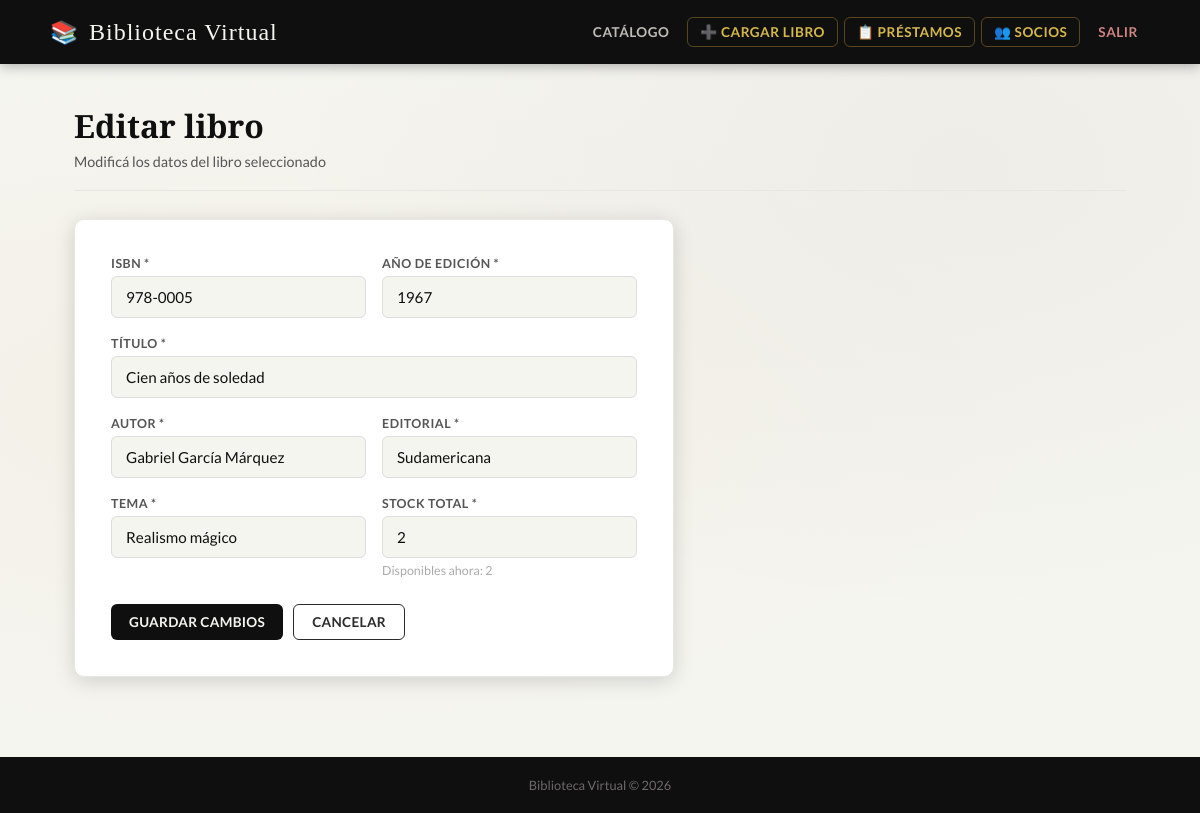
The page /admin/editar_libro.php?id=5 (signed in) on the database its author committed.
### tables this page shows
CREATE TABLE libros (
    id         INT AUTO_INCREMENT PRIMARY KEY,
    isbn       VARCHAR(20)  NOT NULL UNIQUE,
    titulo     VARCHAR(200) NOT NULL,
    autor      VARCHAR(150) NOT NULL,
    tema       VARCHAR(100) NOT NULL,
    editorial  VARCHAR(150) NOT NULL,
    anio       YEAR         NOT NULL,
    stock_total INT         NOT NULL DEFAULT 1,
    stock_disp  INT         NOT NULL DEFAULT 1
);

### admin/editar_libro.php (the view, shortened to what this page needs)
<?php
$pdo   = conectar();
$id    = (int)($_GET['id'] ?? 0);
$stmt = $pdo->prepare('SELECT * FROM libros WHERE id = :id');
$stmt->execute([':id' => $id]);
$libro = $stmt->fetch();
?>
<!DOCTYPE html>
<html lang="es">
<head>
    <link rel="stylesheet" href="../style.css">
</head>
<body>
<header class="site-header">
    <div class="header-inner">
        <div class="logo"><a href="../index.php" style="color:inherit;display:flex;align-items:center;gap:10px"><span>📚</span> Biblioteca Virtual</a></div>
        <nav class="site-nav">
            <a href="../catalogo.php">Catálogo</a>
            <a href="cargar_libro.php" class="nav-admin">➕ Cargar libro</a>
            <a href="prestamos.php"    class="nav-admin">📋 Préstamos</a>
            <a href="socios.php"       class="nav-admin">👥 Socios</a>
            <a href="../logout.php" class="nav-salir">Salir</a>
        </nav>
    </div>
</header>
<main>
<h1 class="page-titulo">Editar libro</h1>
<p class="page-subtitulo">Modificá los datos del libro seleccionado</p>
<div class="form-box">
    <form method="post">
        <div class="form-grid-2">
            <div class="form-grupo">
                <label>ISBN *</label>
                <input type="text" name="isbn" required value="<?= htmlspecialchars($libro['isbn']) ?>">
            </div>
            <div class="form-grupo">
                <label>Año de edición *</label>
                <input type="number" name="anio" required min="1000" max="<?= date('Y') ?>" value="<?= $libro['anio'] ?>">
            </div>
        </div>
        <div class="form-grupo">
            <label>Título *</label>
            <input type="text" name="titulo" required value="<?= htmlspecialchars($libro['titulo']) ?>">
        </div>
        <div class="form-grid-2">
            <div class="form-grupo">
                <label>Autor *</label>
                <input type="text" name="autor" required value="<?= htmlspecialchars($libro['autor']) ?>">
            </div>
            <div class="form-grupo">
                <label>Editorial *</label>
                <input type="text" name="editorial" required value="<?= htmlspecialchars($libro['editorial']) ?>">
            </div>
        </div>
        <div class="form-grid-2">
            <div class="form-grupo">
                <label>Tema *</label>
                <input type="text" name="tema" required value="<?= htmlspecialchars($libro['tema']) ?>">
            </div>
            <div class="form-grupo">
                <label>Stock total *</label>
                <input type="number" name="stock" required min="1" value="<?= $libro['stock_total'] ?>">
                <small>Disponibles ahora: <?= $libro['stock_disp'] ?></small>
            </div>
        </div>
        <div style="display:flex;gap:10px;margin-top:8px">
            <button type="submit" class="btn btn-primario">Guardar cambios</button>
            <a href="../catalogo.php" class="btn btn-outline">Cancelar</a>
        </div>
    </form>
</div>
</main>
<footer class="site-footer">
    <p>Biblioteca Virtual &copy; <?= date('Y') ?></p>
</footer>
</body>
</html>

### style.css (style rules this page uses)
:root { --marron : #0f0f0f; --marron-medio: #2a2a2a; --dorado : #b8972a; --dorado-claro: #d4b84a; --crema : #f5f5f0; --crema-oscura: #e8e8e2; --blanco : #ffffff; --gris-texto : #555; --rojo : #c0392b; --verde : #27714a; --sombra : 0 4px 20px rgba(0,0,0,.15); --sombra-hover: 0 8px 30px rgba(0,0,0,.25); --radio : 6px; }
*, *::before, *::after { margin:0; padding:0; box-sizing:border-box; }
html { scroll-behavior: smooth; }
body { font-family : 'Lato', sans-serif; background : var(--crema); color : var(--marron); min-height : 100vh; display : flex; flex-direction: column; background-image: radial-gradient(ellipse at 20% 50%, rgba(201,150,58,.06) 0%, transparent 60%), radial-gradient(ellipse at 80% 20%, rgba(59,42,26,.04) 0%, transparent 50%); }
a { color: var(--marron-medio); text-decoration: none; }
.site-header { background : var(--marron); padding : 0 40px; box-shadow : 0 2px 12px rgba(0,0,0,.3); position : sticky; top : 0; z-index : 100; }
.header-inner { max-width : 1100px; margin : 0 auto; display : flex; align-items : center; justify-content: space-between; height : 64px; gap : 20px; }
.logo { font-family : 'Playfair Display', serif; font-size : 1.5rem; color : var(--crema); letter-spacing: 1px; display : flex; align-items : center; gap : 10px; flex-shrink : 0; }
.logo span { font-size: 1.4rem; }
.site-nav { display : flex; align-items: center; gap : 6px; flex-wrap : wrap; }
.site-nav a { color : rgba(250,246,239,.75); font-size : .85rem; font-weight : 700; letter-spacing: .5px; text-transform: uppercase; padding : 6px 12px; border-radius: var(--radio); transition : all .2s; }
.site-nav .nav-admin { border : 1px solid rgba(201,150,58,.4); color : var(--dorado-claro) !important; }
.site-nav .nav-salir { color: rgba(255,160,160,.8) !important; }
main { max-width: 1100px; margin : 0 auto; padding : 40px 24px 80px; width : 100%; flex : 1; }
.btn { display : inline-block; padding : 9px 18px; border-radius: var(--radio); font-family : 'Lato', sans-serif; font-size : .85rem; font-weight : 700; cursor : pointer; border : none; transition : all .2s; text-align : center; white-space : nowrap; letter-spacing: .3px; text-transform: uppercase; }
.btn-primario { background: var(--marron); color: var(--crema); }
.btn-outline { background: transparent; border: 1.5px solid var(--marron-medio); color: var(--marron-medio); }
.form-box { background : var(--blanco); border : 1px solid var(--crema-oscura); border-radius: 10px; padding : 36px; box-shadow : var(--sombra); max-width : 600px; }
.form-grupo { display : flex; flex-direction: column; gap : 5px; margin-bottom : 18px; }
.form-grupo label { font-size : .78rem; font-weight : 700; text-transform: uppercase; letter-spacing: .5px; color : var(--gris-texto); }
.form-grupo input, .form-grupo textarea, .form-grupo select { padding : 11px 14px; border : 1px solid #ddd; border-radius: var(--radio); font-family : 'Lato', sans-serif; font-size : .95rem; background : var(--crema); color : var(--marron); transition : border-color .2s, box-shadow .2s; }
.form-grupo small { font-size:.78rem; color:#aaa; }
.form-grid-2 { display : grid; grid-template-columns: 1fr 1fr; gap : 16px; }
.page-titulo { font-family : 'Playfair Display', serif; font-size : 2rem; color : var(--marron); margin-bottom: 6px; }
.page-subtitulo { color : var(--gris-texto); font-size : .9rem; margin-bottom: 28px; padding-bottom: 20px; border-bottom: 1px solid var(--crema-oscura); }
.site-footer { background : var(--marron); color : rgba(250,246,239,.4); text-align : center; padding : 20px; font-size : .8rem; margin-top : auto; }

### rows shown on the page
libros: isbn "978-0005", anio "1967", titulo "Cien años de soledad", autor "Gabriel García Márquez", editorial "Sudamericana", tema "Realismo mágico", stock "2", stock_disp "2"
